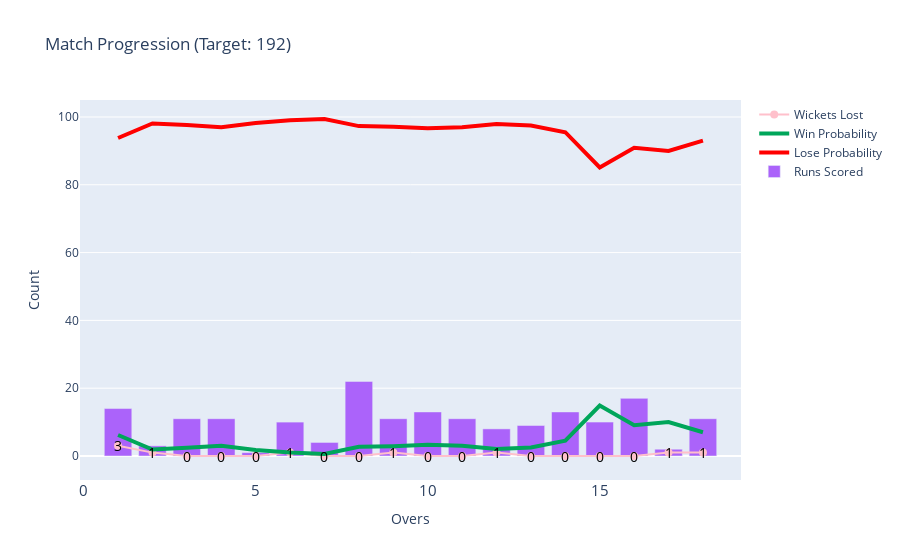

The notebook cell this image was saved under:
### Code cell
import plotly.graph_objects as go

# Create traces for lines with markers
trace_wickets = go.Scatter(
    x=temp_df['end_of_over'],
    y=temp_df['wickets_in_over'],
    mode='markers+lines',
    marker=dict(color='pink', size=8, symbol='circle'),
    name='Wickets Lost'
)

trace_win = go.Scatter(
    x=temp_df['end_of_over'],
    y=temp_df['win'],
    mode='lines',
    line=dict(color='#00a65a', width=4),
    name='Win Probability'
)

trace_lose = go.Scatter(
    x=temp_df['end_of_over'],
    y=temp_df['lose'],
    mode='lines',
    line=dict(color='red', width=4),
    name='Lose Probability'
)

# Create trace for bar chart
trace_runs = go.Bar(
    x=temp_df['end_of_over'],
    y=temp_df['runs_after_over'],
    name='Runs Scored'
)

# Create annotations for wickets lost
annotations = [dict(
    x=row['end_of_over'],
    y=row['wickets_in_over'],
    text=str(int(row['wickets_in_over'])),
    showarrow=False,
    font=dict(color='black', size=14)
) for index, row in temp_df.iterrows()]

# Create layout
layout = go.Layout(
    title='Match Progression (Target: ' + str(target) + ')',
    xaxis=dict(title='Overs', tickfont=dict(size=15)),
    yaxis=dict(title='Count'),
    hovermode='closest'
)

# Create figure
fig = go.Figure(data=[trace_wickets, trace_win, trace_lose, trace_runs], layout=layout)

# Add annotations
fig.update_layout(annotations=annotations)

# Show plot
fig.show()

### Figure 1 — Plotly figure (JSON) as saved in the notebook; plotly's stock layout.template omitted (floating-point values rounded to 4 significant figures)
{"data": [{"marker": {"color": "pink", "size": 8, "symbol": "circle"}, "mode": "markers+lines", "name": "Wickets Lost", "type": "scatter", "x": [1, 2, 3, 4, 5, 6, 7, 8, 9, 10, 11, 12, 13, 14, 15, 16, 17, 18], "y": [3, 1, 0, 0, 0, 1, 0, 0, 1, 0, 0, 1, 0, 0, 0, 0, 1, 1]}, {"line": {"color": "#00a65a", "width": 4}, "mode": "lines", "name": "Win Probability", "type": "scatter", "x": [1, 2, 3, 4, 5, 6, 7, 8, 9, 10, 11, 12, 13, 14, 15, 16, 17, 18], "y": [6.2, 1.9, 2.4, 3.0, 1.8, 1.0, 0.6, 2.7, 2.9, 3.3, 3.0, 2.1, 2.5, 4.5, 14.9, 9.1, 10.0, 7.0]}, {"line": {"color": "red", "width": 4}, "mode": "lines", "name": "Lose Probability", "type": "scatter", "x": [1, 2, 3, 4, 5, 6, 7, 8, 9, 10, 11, 12, 13, 14, 15, 16, 17, 18], "y": [93.8, 98.1, 97.6, 97.0, 98.2, 99.0, 99.4, 97.3, 97.1, 96.7, 97.0, 97.9, 97.5, 95.5, 85.1, 90.9, 90.0, 93.0]}, {"name": "Runs Scored", "type": "bar", "x": [1, 2, 3, 4, 5, 6, 7, 8, 9, 10, 11, 12, 13, 14, 15, 16, 17, 18], "y": [14, 3, 11, 11, 1, 10, 4, 22, 11, 13, 11, 8, 9, 13, 10, 17, 2, 11]}], "layout": {"annotations": [{"font": {"color": "black", "size": 14}, "showarrow": false, "text": "3", "x": 1, "y": 3}, {"font": {"color": "black", "size": 14}, "showarrow": false, "text": "1", "x": 2, "y": 1}, {"font": {"color": "black", "size": 14}, "showarrow": false, "text": "0", "x": 3, "y": 0}, {"font": {"color": "black", "size": 14}, "showarrow": false, "text": "0", "x": 4, "y": 0}, {"font": {"color": "black", "size": 14}, "showarrow": false, "text": "0", "x": 5, "y": 0}, {"font": {"color": "black", "size": 14}, "showarrow": false, "text": "1", "x": 6, "y": 1}, {"font": {"color": "black", "size": 14}, "showarrow": false, "text": "0", "x": 7, "y": 0}, {"font": {"color": "black", "size": 14}, "showarrow": false, "text": "0", "x": 8, "y": 0}, {"font": {"color": "black", "size": 14}, "showarrow": false, "text": "1", "x": 9, "y": 1}, {"font": {"color": "black", "size": 14}, "showarrow": false, "text": "0", "x": 10, "y": 0}, {"font": {"color": "black", "size": 14}, "showarrow": false, "text": "0", "x": 11, "y": 0}, {"font": {"color": "black", "size": 14}, "showarrow": false, "text": "1", "x": 12, "y": 1}, {"font": {"color": "black", "size": 14}, "showarrow": false, "text": "0", "x": 13, "y": 0}, {"font": {"color": "black", "size": 14}, "showarrow": false, "text": "0", "x": 14, "y": 0}, {"font": {"color": "black", "size": 14}, "showarrow": false, "text": "0", "x": 15, "y": 0}, {"font": {"color": "black", "size": 14}, "showarrow": false, "text": "0", "x": 16, "y": 0}, {"font": {"color": "black", "size": 14}, "showarrow": false, "text": "1", "x": 17, "y": 1}, {"font": {"color": "black", "size": 14}, "showarrow": false, "text": "1", "x": 18, "y": 1}], "hovermode": "closest", "title": {"text": "Match Progression (Target: 192)"}, "xaxis": {"tickfont": {"size": 15}, "title": {"text": "Overs"}}, "yaxis": {"title": {"text": "Count"}}}}
